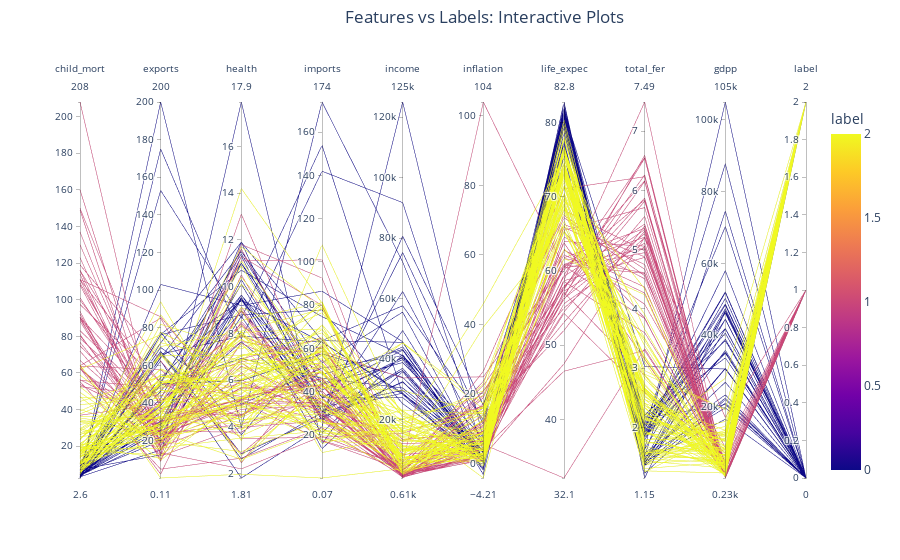

The cell this chart's notebook holds for it:
### Markdown cell above
**K-MEANS LABELS PLOTS**

### Code cell
fig = px.parallel_coordinates(country_data_labeled.iloc[:,1:],title='Features vs Labels: Interactive Plots',color='label')
                             
fig.update_geos(fitbounds="locations", visible=True)
fig.update_layout(coloraxis_colorbar=dict(title=country_data_labeled['label'].name),
                    legend_title_text='Label', 
                    title_pad_l=300,title_y=0.98)        
fig.show()

### Figure 1 — Plotly figure (JSON) as saved in the notebook; plotly's stock layout.template omitted (floating-point values rounded to 4 significant figures; data arrays with more than 128 entries replaced by an {"elided": "..."} marker saying what was removed)
{"data": [{"dimensions": [{"label": "child_mort", "values": {"elided": "167 float values"}}, {"label": "exports", "values": {"elided": "167 float values"}}, {"label": "health", "values": {"elided": "167 float values"}}, {"label": "imports", "values": {"elided": "167 float values"}}, {"label": "income", "values": {"elided": "167 int values"}}, {"label": "inflation", "values": {"elided": "167 float values"}}, {"label": "life_expec", "values": {"elided": "167 float values"}}, {"label": "total_fer", "values": {"elided": "167 float values"}}, {"label": "gdpp", "values": {"elided": "167 int values"}}, {"label": "label", "values": {"elided": "167 int values"}}], "domain": {"x": [0, 1], "y": [0, 1]}, "line": {"color": {"elided": "167 int values"}, "coloraxis": "coloraxis"}, "name": "", "type": "parcoords"}], "layout": {"coloraxis": {"colorbar": {"title": {"text": "label"}}, "colorscale": [[0, "#0d0887"], [0.1111, "#46039f"], [0.2222, "#7201a8"], [0.3333, "#9c179e"], [0.4444, "#bd3786"], [0.5556, "#d8576b"], [0.6667, "#ed7953"], [0.7778, "#fb9f3a"], [0.8889, "#fdca26"], [1, "#f0f921"]]}, "geo": {"fitbounds": "locations", "visible": true}, "legend": {"title": {"text": "Label"}, "tracegroupgap": 0}, "title": {"pad": {"l": 300}, "text": "Features vs Labels: Interactive Plots", "y": 0.98}}}
